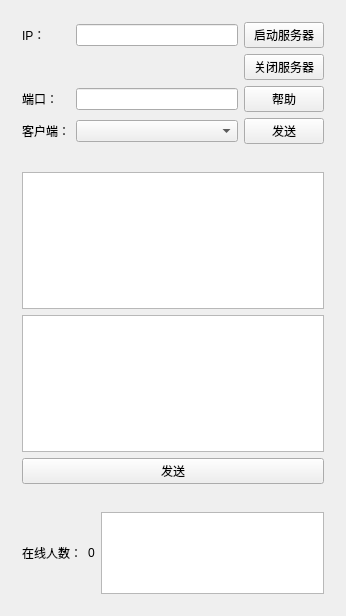
<?xml version="1.0" encoding="UTF-8"?>
<ui version="4.0">
 <class>QtServer</class>
 <widget class="QMainWindow" name="QtServer">
  <property name="geometry">
   <rect>
    <x>0</x>
    <y>0</y>
    <width>346</width>
    <height>616</height>
   </rect>
  </property>
  <property name="windowTitle">
   <string>QtServer</string>
  </property>
  <widget class="QWidget" name="centralWidget">
   <layout class="QGridLayout" name="gridLayout_2">
    <item row="1" column="0">
     <widget class="QWidget" name="widget_2" native="true">
      <layout class="QVBoxLayout" name="verticalLayout">
       <item>
        <widget class="QTextEdit" name="xiaoxijilu"/>
       </item>
       <item>
        <widget class="QTextEdit" name="fasongkuang"/>
       </item>
       <item>
        <widget class="QPushButton" name="fs2">
         <property name="text">
          <string>发送</string>
         </property>
        </widget>
       </item>
      </layout>
     </widget>
    </item>
    <item row="0" column="0">
     <widget class="QWidget" name="widget" native="true">
      <layout class="QGridLayout" name="gridLayout">
       <item row="0" column="1">
        <widget class="QLineEdit" name="iplineEdit"/>
       </item>
       <item row="3" column="1">
        <widget class="QComboBox" name="comboBox"/>
       </item>
       <item row="3" column="2">
        <widget class="QPushButton" name="fs3">
         <property name="text">
          <string>发送</string>
         </property>
        </widget>
       </item>
       <item row="0" column="2">
        <widget class="QPushButton" name="StartServer">
         <property name="text">
          <string>启动服务器</string>
         </property>
        </widget>
       </item>
       <item row="2" column="0">
        <widget class="QLabel" name="label">
         <property name="text">
          <string>端口：</string>
         </property>
        </widget>
       </item>
       <item row="3" column="0">
        <widget class="QLabel" name="label_4">
         <property name="text">
          <string>客户端：</string>
         </property>
        </widget>
       </item>
       <item row="2" column="1">
        <widget class="QLineEdit" name="port"/>
       </item>
       <item row="0" column="0">
        <widget class="QLabel" name="label_3">
         <property name="text">
          <string>IP：</string>
         </property>
        </widget>
       </item>
       <item row="2" column="2">
        <widget class="QPushButton" name="bz2">
         <property name="text">
          <string>帮助</string>
         </property>
        </widget>
       </item>
       <item row="1" column="2">
        <widget class="QPushButton" name="guanbi">
         <property name="text">
          <string>关闭服务器</string>
         </property>
        </widget>
       </item>
      </layout>
     </widget>
    </item>
    <item row="2" column="0">
     <widget class="QWidget" name="widget_3" native="true">
      <layout class="QHBoxLayout" name="horizontalLayout">
       <item>
        <widget class="QLabel" name="label_2">
         <property name="text">
          <string>在线人数：</string>
         </property>
        </widget>
       </item>
       <item>
        <widget class="QLabel" name="zaixian">
         <property name="text">
          <string>0</string>
         </property>
        </widget>
       </item>
       <item>
        <widget class="QListWidget" name="list"/>
       </item>
      </layout>
     </widget>
    </item>
   </layout>
  </widget>
 </widget>
 <layoutdefault spacing="6" margin="11"/>
 <resources/>
 <connections/>
</ui>
